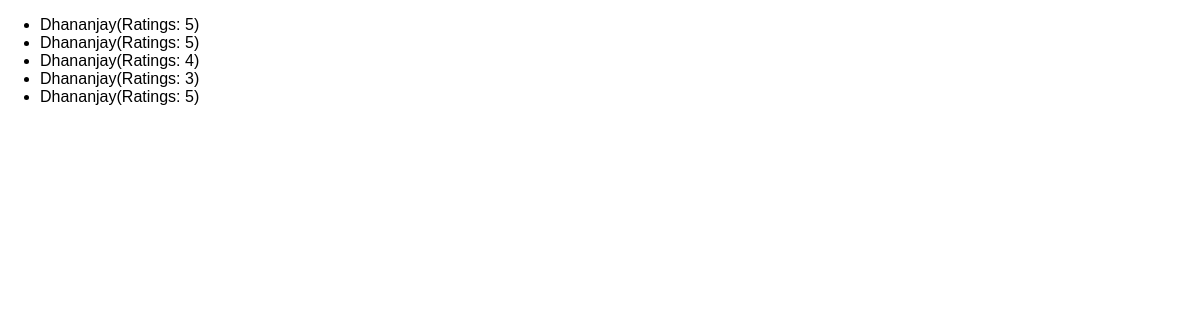
The app's page /reviews, older data.
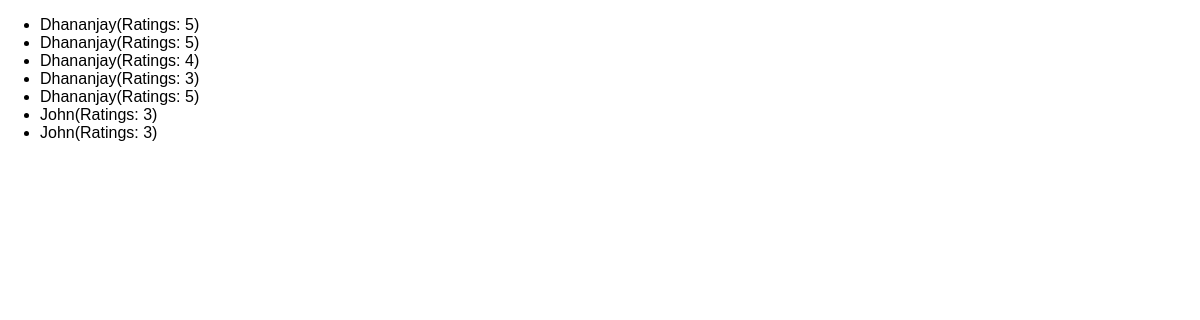
The same page, newer data.
### reviews/models.py (models this page shows)
class Review(models.Model):
  user_name = models.CharField(max_length=100)
  review_text = models.TextField()
  rating = models.IntegerField()

### reviews/views.py (the view)
# urls.py: path("reviews", views.ReviewListView.as_view())
class ReviewListView(ListView):
    template_name = "reviews/reviews_list.html"
    model = Review
    context_object_name = "reviews"
    def get_queryset(self):
        base_query = super().get_queryset()
        data = base_query.filter(rating__gt=2)
        return data

### reviews/templates/reviews/reviews_list.html (shortened to what this page needs)
{% extends "reviews/base.html" %}
{% block content %}
<ul>
{% for review in reviews %}
<li>{{review.user_name}}(Ratings: {{review.rating}})</li>
{% endfor %}
</ul>
{% endblock  %}

### reviews/templates/reviews/base.html (shortened to what this page needs)
{% load static %}
<!DOCTYPE html>
<html lang="en">
  <head>
    <link rel="stylesheet" href="{% static "reviews/styles.css" %}">
  </head>
  <body>
    {% block content %} {% endblock %}
  </body>
</html>

### reviews/static/reviews/styles.css (style rules this page uses)
body { font-family: sans-serif; margin: 0; }

Row changes from the older to the newer data that the page shows:
added Review: user_name "John", rating "3"
added Review: user_name "John", rating "3"
